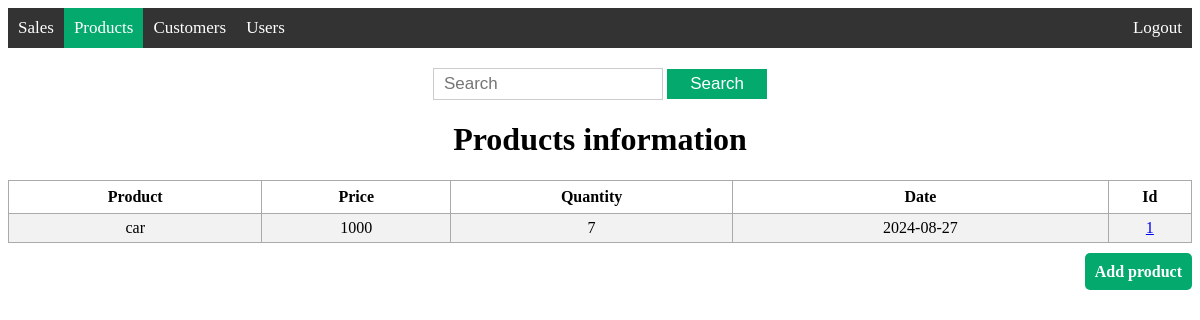
The app's page /view_product (signed in), older data.
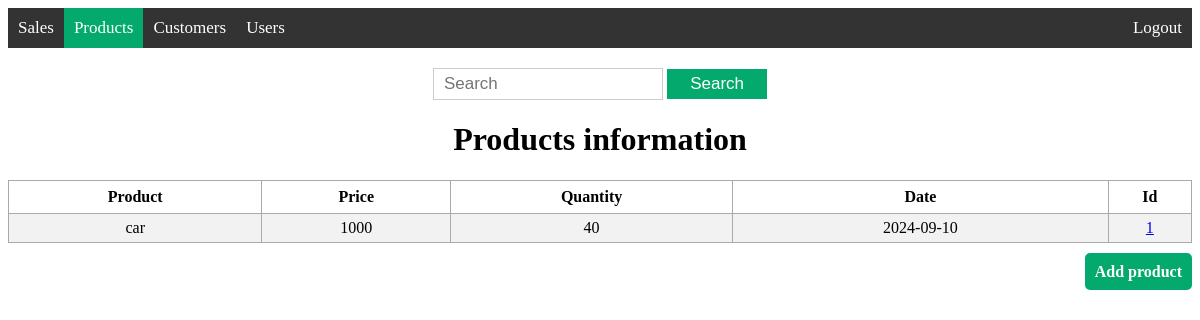
The same page, newer data.
### models/product.py (models this page shows, shortened)
class Product(db.Model):
    id = db.Column(db.Integer, primary_key=True)
    product_name = db.Column(db.String(200), nullable=False)
    price =  db.Column(db.Integer, nullable=False)
    product_quantity = db.Column(db.Integer, nullable=False)
    date = db.Column(db.DateTime, default=datetime.now(pytz.UTC))

### app.py (the view)
@app.route('/view_product', methods=['GET'])
@roles_accepted('admin', 'editor', 'supervisor')
def view_product():
    products = Product.query.order_by(Product.product_name).all()
    return render_template('view_product.html', products=products)

### templates/view_product.html (shortened to what this page needs)
{% extends 'base.html' %}
{% block body %}
<div class="content">
    {% block navbar %}
    <div class='topnav'>
        <a href='/view_sale'>Sales</a>
        <a class='active' href='/view_product'>Products</a>
        <a href='/view_customer'>Customers</a>
        {% if current_user.has_role('admin') or current_user.has_role('supervisor')%}
        <a href='/view_user'>Users</a>
        {% endif %}
        <a class='logout' href='/logout'>Logout</a>
    </div>
    {% endblock %}
    <div class='search'>
        <form action="{{ url_for('search_product', search='') }}" method="get">
            <input type='text' placeholder='Search' name='search' id='search'>
            <input type='submit' value="Search">
        </form>
    </div>
    <div class="view">
        <h1 style="text-align: center;">Products information</h1>
        {% if products|length < 1 %}
        <h4  style="text-align: center;"> There are no product on the store, create one below!</h4>
        {% else %}
        <table>
            <tr>
                <th>Product</th>
                <th>Price</th>
                <th>Quantity</th>
                <th>Date</th>
                <th>Id</th>
            </tr>
            {% for product in products %}
                <tr>
                    <td>{{ product.product_name }}</td>
                    <td>{{ product.price }}</td>
                    <td>{{ product.product_quantity }}</td>
                    <td>{{ product.date.date() }}</td>
                    <td><a href="/info_product/{{ product.id }}">{{ product.id }}</a></td>
                </tr>
            {% endfor %}
        </table>
        {% endif %}
    </div>
    <div class="add">
        {% if current_user.has_role('admin') or current_user.has_role('editor')%}
        <a href="/add_product">Add product</a>
        {% endif %}
    </div>
</div>
{% endblock %}

Row changes from the older to the newer data that the page shows:
changed Product "car": product_quantity "7" → "40"; date "2024-08-27" → "2024-09-10"
